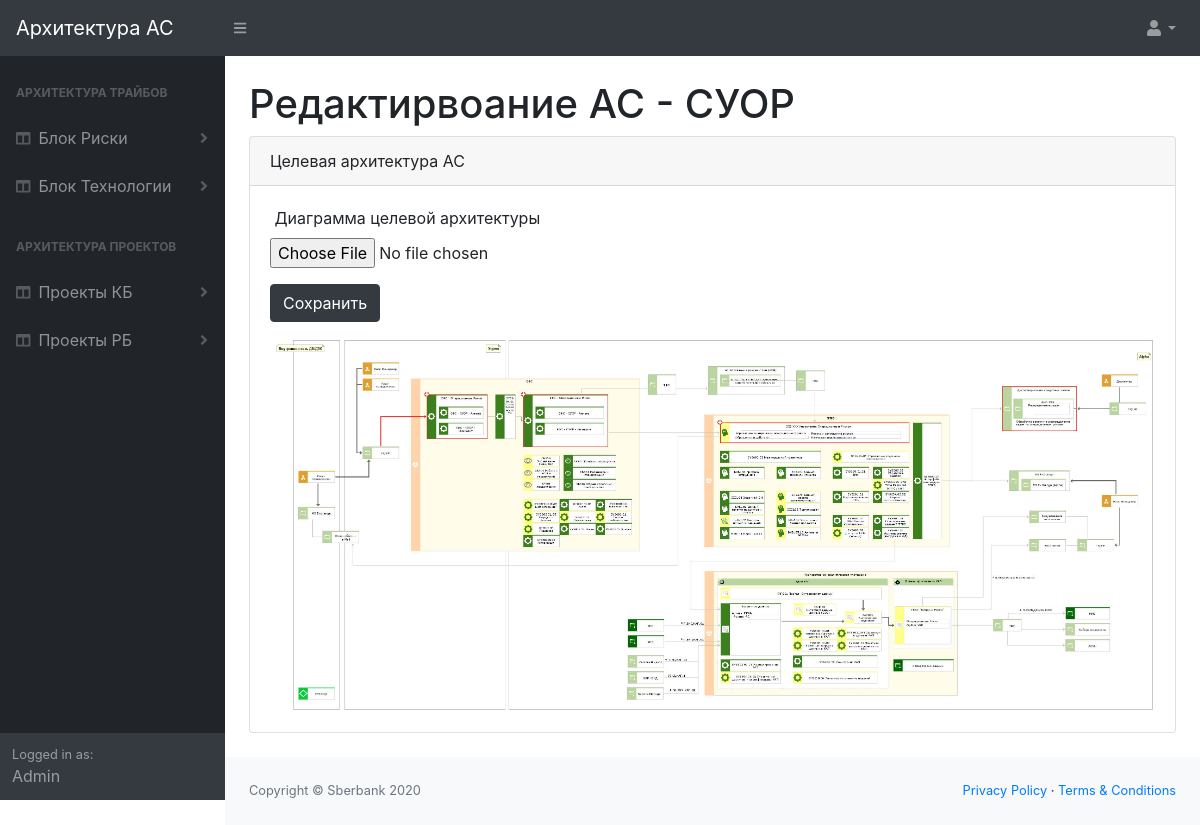
/as/2/ta/update, run on the app's committed database.
### archas/models.py (models this page shows, shortened)
class ArchitectureRealm(models.Model):
    name = models.CharField('Область Определения Архитектуры', max_length=50)

class ArchitectureCategory(models.Model):
    realm = models.ForeignKey(ArchitectureRealm, on_delete=models.CASCADE)
    name = models.CharField('Категория АС', max_length=50)

class AutomatedSystem(models.Model):
    subcategory = models.ForeignKey(ArchitectureSubCategory, on_delete=models.CASCADE)
    code = models.CharField('Код АС', max_length=50)
    name = models.CharField('Автоматизированная Система', max_length=100)
    owner = models.CharField('Владелец', max_length=50, blank=True)
    status = models.CharField('Статус', max_length=50, blank=True)
    cloud_ready = models.CharField('Cloud Ready/Native	', max_length=50, blank=True)
    platform_ready = models.CharField('Platform Ready', max_length=50, blank=True)
    owner_block = models.CharField('Владелец - Блок', max_length=50, blank=True)
    owner_tribe = models.CharField('Владелец - Трайб', max_length=50, blank=True)
    full_name = models.CharField('Полное имя АС', max_length=50, blank=True)
    nickname = models.CharField('Псевдоним АС', max_length=50, blank=True)
    short_description = models.CharField('Краткое описание', max_length=50, blank=True)
    rsa_id = models.CharField('ID в RSA', max_length=50, blank=True)
    service_desk_id = models.CharField('ID в Service Desk', max_length=50, blank=True)
    guid = models.CharField('GUID', max_length=50, blank=True)
    centralization_level = models.CharField('Уровень централизации', max_length=50, blank=True)
    system_criticality = models.CharField('Критичность системы', max_length=50, blank=True)
    target_status = models.CharField('Целевой статус', max_length=50, blank=True)
    target_readiness = models.CharField('Готовность целевого решения', max_length=50, blank=True)
    as_lider = models.CharField('Лидер АС', max_length=50, blank=True)
    as_architect = models.CharField('Архитектор АС', max_length=50, blank=True)
    architect_in_charge = models.CharField('Курирующий архитектор', max_length=50, blank=True)
    editors = models.CharField('Редакторы', max_length=50, blank=True)
    target_architecture_diagram = models.ImageField('Диаграмма целевой архитектуры', upload_to='target_architecture_diagrams', blank=True)

### archas/views.py (the view, shortened to what this page needs)
# urls.py: path('as/<slug:id>/ta/update', TargetArchitectureUpdate.as_view(), name='as_ta_update'),
class TargetArchitectureUpdate(UpdateView):
    model = AutomatedSystem
    slug_field = 'id'
    slug_url_kwarg = 'id'
    template_name = 'archas/as_ta_update.html'
    fields = ['target_architecture_diagram']
    def get_context_data(self, **kwargs):
        context = super().get_context_data(**kwargs)
        context['automated_system'] = self.object
        context['realms'] = ArchitectureRealm.objects.all()
        return context

### archas/templates/archas/as_ta_update.html (shortened to what this page needs)
{% extends "archas/archas_base.html" %}
{% load crispy_forms_tags %}
{% block content %}
                        <h1 class="mt-4">Редактирвоание АС - {{ automated_system.name }}</h1>
						<div class="card mb-4">
                            <div class="card-header">
                                Целевая архитектура АС
                            </div>
                            <div class="card-body">
                        <form action="" method="post" enctype="multipart/form-data" novalidate>
                        <p> <label for="id_target_architecture_diagram" class="">
                             Диаграмма целевой архитектуры
                        </label>
                        <input type="file" name="target_architecture_diagram" accept="image/*" class="clearablefileinput form-control-file" id="id_target_architecture_diagram">
                        </p>
                        <p><button type="submit" class="btn btn btn-dark">Сохранить</button></p>
                        </form>
                            {% if automated_system.target_architecture_diagram %}
                                <img src="{{ automated_system.target_architecture_diagram.url }}" class="img-fluid"/>
                            {% else %}
                                <p><i><small>Диаграмма целевой архитектуры не загружена</small></i></p>
                            {% endif %}
							</div>
						</div>
{% endblock content%}

### archas/templates/archas/archas_base.html (shortened to what this page needs)
<!DOCTYPE html>
<html lang="en">
    <head>
        {% load static %}
        <link href="{% static 'archas/css/styles.css' %}" rel="stylesheet" />
        <link href="https://cdn.datatables.net/1.10.20/css/dataTables.bootstrap4.min.css" rel="stylesheet" />
    </head>
    <body class="sb-nav-fixed">
        <nav class="sb-topnav navbar navbar-expand navbar-dark bg-dark">
            <a class="navbar-brand" href="/">Архитектура АС</a>
            <button class="btn btn-link btn-sm order-1 order-lg-0" id="sidebarToggle" href="#"><i class="fas fa-bars"></i></button>
            <ul class="navbar-nav ml-auto ml-md-0">
                <li class="nav-item dropdown">
                    <a class="nav-link dropdown-toggle" id="userDropdown" href="#" role="button" data-toggle="dropdown" aria-haspopup="true" aria-expanded="false"><i class="fas fa-user fa-fw"></i></a>
                </li>
            </ul>
        </nav>
        <div id="layoutSidenav">
            <div id="layoutSidenav_nav">
                <nav class="sb-sidenav accordion sb-sidenav-dark" id="sidenavAccordion">
                    <div class="sb-sidenav-menu">
                        <div class="nav">
                            {% if realms %}
                                {% for realm_iter in realms %}
                                    <div class="sb-sidenav-menu-heading">{{ realm_iter.name }}</div>
                                        {% for category_iter in realm_iter.architecturecategory_set.all %}
                                            <a class="nav-link collapsed" href="{% url 'archas:category_view' category_iter.id %}" data-toggle="collapse" data-target="#collapseCategory{{category_iter.id}}" aria-expanded="false" aria-controls="collapseCategory{{category_iter.id}}">
                                                <div class="sb-nav-link-icon"><i class="fas fa-columns"></i></div>
                                                {{ category_iter.name }}
                                                {% if category_iter.architecturesubcategory_set.all.count > 0 %}
                                                    <div class="sb-sidenav-collapse-arrow"><i class="fas fa-angle-down"></i></div>
                                                {% endif %}
                                            </a>
                                        {% endfor %}
                                {% endfor %}
                            {% endif %}
                        </div>
                    </div>
                    <div class="sb-sidenav-footer">
                        <div class="small">Logged in as:</div>
                        Admin
                    </div>
                </nav>
            </div>
            <div id="layoutSidenav_content">
                <main>
                    <div class="container-fluid">
                        {% block content%}{% endblock content%}
					</div>
                </main>
                <footer class="py-4 bg-light mt-auto">
                    <div class="container-fluid">
                        <div class="d-flex align-items-center justify-content-between small">
                            <div class="text-muted">Copyright &copy; Sberbank 2020</div>
                            <div>
                                <a href="#">Privacy Policy</a>
                                &middot;
                                <a href="#">Terms &amp; Conditions</a>
                            </div>
                        </div>
                    </div>
                </footer>
            </div>
        </div>
    </body>
</html>

### data on the page
ArchitectureRealm: name "АРХИТЕКТУРА ТРАЙБОВ"
ArchitectureCategory: name "Блок Риски"
ArchitectureCategory: name "Блок Технологии"
ArchitectureRealm: name "АРХИТЕКТУРА ПРОЕКТОВ"
ArchitectureCategory: name "Проекты КБ"
ArchitectureCategory: name "Проекты РБ"
AutomatedSystem: name "СУОР", target_architecture_diagram (picture)
